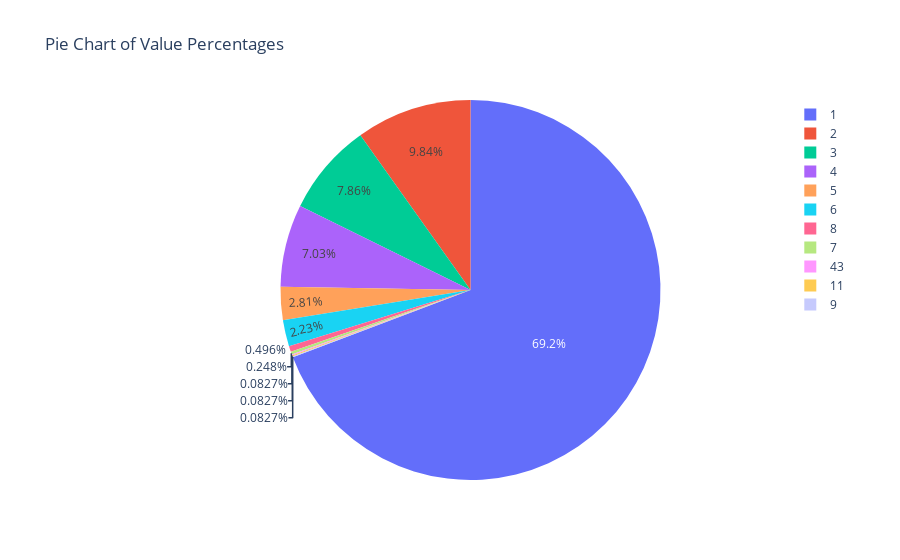

Write notebook code for a chart like this one.
### Code cell
import plotly.express as px

value_counts = pd.Series(f_df["Count"].values).value_counts().reset_index()
value_counts.columns = ['Value', 'Count']
value_counts['Percentage'] = (value_counts['Count'] / value_counts['Count'].sum()) * 100

fig = px.pie(value_counts, names='Value', values='Percentage', title='Pie Chart of Value Percentages')
fig.show()

### Figure 1 — Plotly figure (JSON) as saved in the notebook; plotly's stock layout.template omitted (floating-point values rounded to 4 significant figures)
{"data": [{"domain": {"x": [0, 1], "y": [0, 1]}, "hovertemplate": "Value=%{label}<br>Percentage=%{value}<extra></extra>", "labels": [1, 2, 3, 4, 5, 6, 8, 7, 43, 11, 9], "legendgroup": "", "name": "", "showlegend": true, "type": "pie", "values": [69.23, 9.843, 7.858, 7.031, 2.812, 2.233, 0.4963, 0.2481, 0.08271, 0.08271, 0.08271]}], "layout": {"legend": {"tracegroupgap": 0}, "title": {"text": "Pie Chart of Value Percentages"}}}
